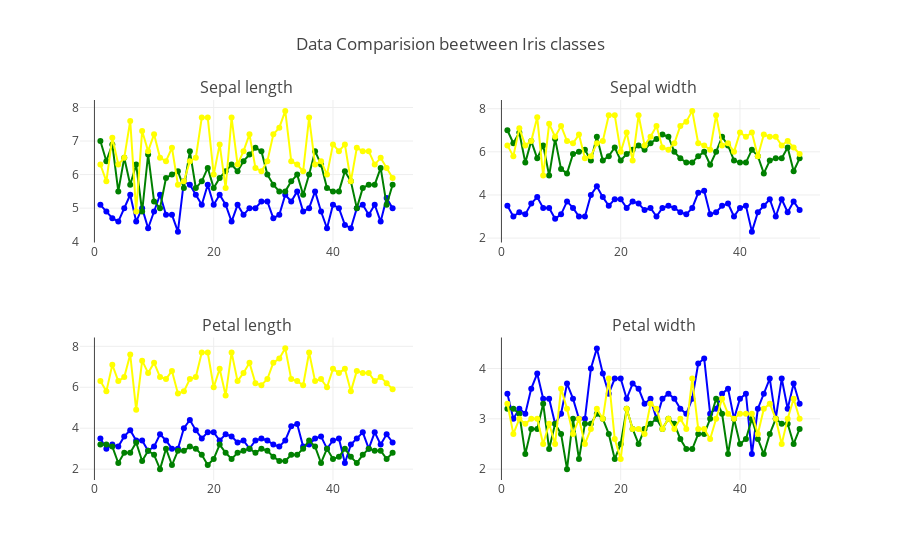

The notebook cell saved with this chart:
### Markdown cell above
## Data Visualisation

### Code cell
traces = []
colors = ["blue", "green", "yellow"]
for counter, col in enumerate(columns[:-1]):
    for i, color in zip(range(0, 150, 50), colors):
        traces.append(
            go.Scatter(
                x=np.linspace(1, 50),
                y=dataframe[i:i+50][col],
                legendgroup=dataframe.iloc[i]["Class"],
                name=dataframe.iloc[i]["Class"],
                mode="lines+markers",
                line=dict(
                    color=color
                ),
                showlegend=False
            )
        )

fig = tools.make_subplots(rows=2, cols=2, subplot_titles=columns[:-1])
coords = (
    (1, 1),
    (1, 2),
    (2, 1),
    (2, 2)
)
for cord, i in zip(coords, range(4)):
    for c in range(3):
        fig.append_trace(traces[i + c], cord[0], cord[1])
# dir(fig.layout)
fig['layout'].update(
    title='Data Comparision beetween Iris classes',
)
iplot(fig, filename='make-subplots-multiple-with-titles')

### Figure 1 — Plotly figure (JSON) as saved in the notebook; plotly's stock layout.template omitted (floating-point values rounded to 4 significant figures)
{"data": [{"legendgroup": "Iris-setosa", "line": {"color": "blue"}, "mode": "lines+markers", "name": "Iris-setosa", "showlegend": false, "type": "scatter", "uid": "2ab0178e-435d-4cac-90dd-225712c5e19d", "x": [1, 2, 3, 4, 5, 6, 7, 8, 9, 10, 11, 12, 13, 14, 15, 16, 17, 18, 19, 20, 21, 22, 23, 24, 25, 26, 27, 28, 29, 30, 31, 32, 33, 34, 35, 36, 37, 38, 39, 40, 41, 42, 43, 44, 45, 46, 47, 48, 49, 50], "xaxis": "x", "y": [5.1, 4.9, 4.7, 4.6, 5, 5.4, 4.6, 5, 4.4, 4.9, 5.4, 4.8, 4.8, 4.3, 5.8, 5.7, 5.4, 5.1, 5.7, 5.1, 5.4, 5.1, 4.6, 5.1, 4.8, 5, 5, 5.2, 5.2, 4.7, 4.8, 5.4, 5.2, 5.5, 4.9, 5, 5.5, 4.9, 4.4, 5.1, 5, 4.5, 4.4, 5, 5.1, 4.8, 5.1, 4.6, 5.3, 5], "yaxis": "y"}, {"legendgroup": "Iris-versicolor", "line": {"color": "green"}, "mode": "lines+markers", "name": "Iris-versicolor", "showlegend": false, "type": "scatter", "uid": "2f7584d9-e8cb-4ad8-8fe3-1bdd5c3a8de4", "x": [1, 2, 3, 4, 5, 6, 7, 8, 9, 10, 11, 12, 13, 14, 15, 16, 17, 18, 19, 20, 21, 22, 23, 24, 25, 26, 27, 28, 29, 30, 31, 32, 33, 34, 35, 36, 37, 38, 39, 40, 41, 42, 43, 44, 45, 46, 47, 48, 49, 50], "xaxis": "x", "y": [7, 6.4, 6.9, 5.5, 6.5, 5.7, 6.3, 4.9, 6.6, 5.2, 5, 5.9, 6, 6.1, 5.6, 6.7, 5.6, 5.8, 6.2, 5.6, 5.9, 6.1, 6.3, 6.1, 6.4, 6.6, 6.8, 6.7, 6, 5.7, 5.5, 5.5, 5.8, 6, 5.4, 6, 6.7, 6.3, 5.6, 5.5, 5.5, 6.1, 5.8, 5, 5.6, 5.7, 5.7, 6.2, 5.1, 5.7], "yaxis": "y"}, {"legendgroup": "Iris-virginica", "line": {"color": "yellow"}, "mode": "lines+markers", "name": "Iris-virginica", "showlegend": false, "type": "scatter", "uid": "f7b0c764-cc97-4c82-8de1-91d99cdb5bb1", "x": [1, 2, 3, 4, 5, 6, 7, 8, 9, 10, 11, 12, 13, 14, 15, 16, 17, 18, 19, 20, 21, 22, 23, 24, 25, 26, 27, 28, 29, 30, 31, 32, 33, 34, 35, 36, 37, 38, 39, 40, 41, 42, 43, 44, 45, 46, 47, 48, 49, 50], "xaxis": "x", "y": [6.3, 5.8, 7.1, 6.3, 6.5, 7.6, 4.9, 7.3, 6.7, 7.2, 6.5, 6.4, 6.8, 5.7, 5.8, 6.4, 6.5, 7.7, 7.7, 6, 6.9, 5.6, 7.7, 6.3, 6.7, 7.2, 6.2, 6.1, 6.4, 7.2, 7.4, 7.9, 6.4, 6.3, 6.1, 7.7, 6.3, 6.4, 6, 6.9, 6.7, 6.9, 5.8, 6.8, 6.7, 6.7, 6.3, 6.5, 6.2, 5.9], "yaxis": "y"}, {"legendgroup": "Iris-versicolor", "line": {"color": "green"}, "mode": "lines+markers", "name": "Iris-versicolor", "showlegend": false, "type": "scatter", "uid": "81da6b83-8d3b-4f6e-919a-c948921559f2", "x": [1, 2, 3, 4, 5, 6, 7, 8, 9, 10, 11, 12, 13, 14, 15, 16, 17, 18, 19, 20, 21, 22, 23, 24, 25, 26, 27, 28, 29, 30, 31, 32, 33, 34, 35, 36, 37, 38, 39, 40, 41, 42, 43, 44, 45, 46, 47, 48, 49, 50], "xaxis": "x2", "y": [7, 6.4, 6.9, 5.5, 6.5, 5.7, 6.3, 4.9, 6.6, 5.2, 5, 5.9, 6, 6.1, 5.6, 6.7, 5.6, 5.8, 6.2, 5.6, 5.9, 6.1, 6.3, 6.1, 6.4, 6.6, 6.8, 6.7, 6, 5.7, 5.5, 5.5, 5.8, 6, 5.4, 6, 6.7, 6.3, 5.6, 5.5, 5.5, 6.1, 5.8, 5, 5.6, 5.7, 5.7, 6.2, 5.1, 5.7], "yaxis": "y2"}, {"legendgroup": "Iris-virginica", "line": {"color": "yellow"}, "mode": "lines+markers", "name": "Iris-virginica", "showlegend": false, "type": "scatter", "uid": "35f9fec2-8ea1-4aa5-b7eb-53e59483519e", "x": [1, 2, 3, 4, 5, 6, 7, 8, 9, 10, 11, 12, 13, 14, 15, 16, 17, 18, 19, 20, 21, 22, 23, 24, 25, 26, 27, 28, 29, 30, 31, 32, 33, 34, 35, 36, 37, 38, 39, 40, 41, 42, 43, 44, 45, 46, 47, 48, 49, 50], "xaxis": "x2", "y": [6.3, 5.8, 7.1, 6.3, 6.5, 7.6, 4.9, 7.3, 6.7, 7.2, 6.5, 6.4, 6.8, 5.7, 5.8, 6.4, 6.5, 7.7, 7.7, 6, 6.9, 5.6, 7.7, 6.3, 6.7, 7.2, 6.2, 6.1, 6.4, 7.2, 7.4, 7.9, 6.4, 6.3, 6.1, 7.7, 6.3, 6.4, 6, 6.9, 6.7, 6.9, 5.8, 6.8, 6.7, 6.7, 6.3, 6.5, 6.2, 5.9], "yaxis": "y2"}, {"legendgroup": "Iris-setosa", "line": {"color": "blue"}, "mode": "lines+markers", "name": "Iris-setosa", "showlegend": false, "type": "scatter", "uid": "77b71456-a423-427c-b984-f587c2bae9dd", "x": [1, 2, 3, 4, 5, 6, 7, 8, 9, 10, 11, 12, 13, 14, 15, 16, 17, 18, 19, 20, 21, 22, 23, 24, 25, 26, 27, 28, 29, 30, 31, 32, 33, 34, 35, 36, 37, 38, 39, 40, 41, 42, 43, 44, 45, 46, 47, 48, 49, 50], "xaxis": "x2", "y": [3.5, 3, 3.2, 3.1, 3.6, 3.9, 3.4, 3.4, 2.9, 3.1, 3.7, 3.4, 3, 3, 4, 4.4, 3.9, 3.5, 3.8, 3.8, 3.4, 3.7, 3.6, 3.3, 3.4, 3, 3.4, 3.5, 3.4, 3.2, 3.1, 3.4, 4.1, 4.2, 3.1, 3.2, 3.5, 3.6, 3, 3.4, 3.5, 2.3, 3.2, 3.5, 3.8, 3, 3.8, 3.2, 3.7, 3.3], "yaxis": "y2"}, {"legendgroup": "Iris-virginica", "line": {"color": "yellow"}, "mode": "lines+markers", "name": "Iris-virginica", "showlegend": false, "type": "scatter", "uid": "5411be25-c13b-4a6a-95a8-245d980231af", "x": [1, 2, 3, 4, 5, 6, 7, 8, 9, 10, 11, 12, 13, 14, 15, 16, 17, 18, 19, 20, 21, 22, 23, 24, 25, 26, 27, 28, 29, 30, 31, 32, 33, 34, 35, 36, 37, 38, 39, 40, 41, 42, 43, 44, 45, 46, 47, 48, 49, 50], "xaxis": "x3", "y": [6.3, 5.8, 7.1, 6.3, 6.5, 7.6, 4.9, 7.3, 6.7, 7.2, 6.5, 6.4, 6.8, 5.7, 5.8, 6.4, 6.5, 7.7, 7.7, 6, 6.9, 5.6, 7.7, 6.3, 6.7, 7.2, 6.2, 6.1, 6.4, 7.2, 7.4, 7.9, 6.4, 6.3, 6.1, 7.7, 6.3, 6.4, 6, 6.9, 6.7, 6.9, 5.8, 6.8, 6.7, 6.7, 6.3, 6.5, 6.2, 5.9], "yaxis": "y3"}, {"legendgroup": "Iris-setosa", "line": {"color": "blue"}, "mode": "lines+markers", "name": "Iris-setosa", "showlegend": false, "type": "scatter", "uid": "3dbaafb9-4e5e-4feb-bc12-80b92a7c885a", "x": [1, 2, 3, 4, 5, 6, 7, 8, 9, 10, 11, 12, 13, 14, 15, 16, 17, 18, 19, 20, 21, 22, 23, 24, 25, 26, 27, 28, 29, 30, 31, 32, 33, 34, 35, 36, 37, 38, 39, 40, 41, 42, 43, 44, 45, 46, 47, 48, 49, 50], "xaxis": "x3", "y": [3.5, 3, 3.2, 3.1, 3.6, 3.9, 3.4, 3.4, 2.9, 3.1, 3.7, 3.4, 3, 3, 4, 4.4, 3.9, 3.5, 3.8, 3.8, 3.4, 3.7, 3.6, 3.3, 3.4, 3, 3.4, 3.5, 3.4, 3.2, 3.1, 3.4, 4.1, 4.2, 3.1, 3.2, 3.5, 3.6, 3, 3.4, 3.5, 2.3, 3.2, 3.5, 3.8, 3, 3.8, 3.2, 3.7, 3.3], "yaxis": "y3"}, {"legendgroup": "Iris-versicolor", "line": {"color": "green"}, "mode": "lines+markers", "name": "Iris-versicolor", "showlegend": false, "type": "scatter", "uid": "f6ff25f3-76a1-413f-a714-4b4035980ffc", "x": [1, 2, 3, 4, 5, 6, 7, 8, 9, 10, 11, 12, 13, 14, 15, 16, 17, 18, 19, 20, 21, 22, 23, 24, 25, 26, 27, 28, 29, 30, 31, 32, 33, 34, 35, 36, 37, 38, 39, 40, 41, 42, 43, 44, 45, 46, 47, 48, 49, 50], "xaxis": "x3", "y": [3.2, 3.2, 3.1, 2.3, 2.8, 2.8, 3.3, 2.4, 2.9, 2.7, 2, 3, 2.2, 2.9, 2.9, 3.1, 3, 2.7, 2.2, 2.5, 3.2, 2.8, 2.5, 2.8, 2.9, 3, 2.8, 3, 2.9, 2.6, 2.4, 2.4, 2.7, 2.7, 3, 3.4, 3.1, 2.3, 3, 2.5, 2.6, 3, 2.6, 2.3, 2.7, 3, 2.9, 2.9, 2.5, 2.8], "yaxis": "y3"}, {"legendgroup": "Iris-setosa", "line": {"color": "blue"}, "mode": "lines+markers", "name": "Iris-setosa", "showlegend": false, "type": "scatter", "uid": "2bbf518f-c652-4f9f-b525-a7be8f5c83d6", "x": [1, 2, 3, 4, 5, 6, 7, 8, 9, 10, 11, 12, 13, 14, 15, 16, 17, 18, 19, 20, 21, 22, 23, 24, 25, 26, 27, 28, 29, 30, 31, 32, 33, 34, 35, 36, 37, 38, 39, 40, 41, 42, 43, 44, 45, 46, 47, 48, 49, 50], "xaxis": "x4", "y": [3.5, 3, 3.2, 3.1, 3.6, 3.9, 3.4, 3.4, 2.9, 3.1, 3.7, 3.4, 3, 3, 4, 4.4, 3.9, 3.5, 3.8, 3.8, 3.4, 3.7, 3.6, 3.3, 3.4, 3, 3.4, 3.5, 3.4, 3.2, 3.1, 3.4, 4.1, 4.2, 3.1, 3.2, 3.5, 3.6, 3, 3.4, 3.5, 2.3, 3.2, 3.5, 3.8, 3, 3.8, 3.2, 3.7, 3.3], "yaxis": "y4"}, {"legendgroup": "Iris-versicolor", "line": {"color": "green"}, "mode": "lines+markers", "name": "Iris-versicolor", "showlegend": false, "type": "scatter", "uid": "e9bb8e5a-d71c-4d42-8f72-55e88176f3ae", "x": [1, 2, 3, 4, 5, 6, 7, 8, 9, 10, 11, 12, 13, 14, 15, 16, 17, 18, 19, 20, 21, 22, 23, 24, 25, 26, 27, 28, 29, 30, 31, 32, 33, 34, 35, 36, 37, 38, 39, 40, 41, 42, 43, 44, 45, 46, 47, 48, 49, 50], "xaxis": "x4", "y": [3.2, 3.2, 3.1, 2.3, 2.8, 2.8, 3.3, 2.4, 2.9, 2.7, 2, 3, 2.2, 2.9, 2.9, 3.1, 3, 2.7, 2.2, 2.5, 3.2, 2.8, 2.5, 2.8, 2.9, 3, 2.8, 3, 2.9, 2.6, 2.4, 2.4, 2.7, 2.7, 3, 3.4, 3.1, 2.3, 3, 2.5, 2.6, 3, 2.6, 2.3, 2.7, 3, 2.9, 2.9, 2.5, 2.8], "yaxis": "y4"}, {"legendgroup": "Iris-virginica", "line": {"color": "yellow"}, "mode": "lines+markers", "name": "Iris-virginica", "showlegend": false, "type": "scatter", "uid": "da177ed1-6a4d-495c-bfae-8e2f0f3decb9", "x": [1, 2, 3, 4, 5, 6, 7, 8, 9, 10, 11, 12, 13, 14, 15, 16, 17, 18, 19, 20, 21, 22, 23, 24, 25, 26, 27, 28, 29, 30, 31, 32, 33, 34, 35, 36, 37, 38, 39, 40, 41, 42, 43, 44, 45, 46, 47, 48, 49, 50], "xaxis": "x4", "y": [3.3, 2.7, 3, 2.9, 3, 3, 2.5, 2.9, 2.5, 3.6, 3.2, 2.7, 3, 2.5, 2.8, 3.2, 3, 3.8, 2.6, 2.2, 3.2, 2.8, 2.8, 2.7, 3.3, 3.2, 2.8, 3, 2.8, 3, 2.8, 3.8, 2.8, 2.8, 2.6, 3, 3.4, 3.1, 3, 3.1, 3.1, 3.1, 2.7, 3.2, 3.3, 3, 2.5, 3, 3.4, 3], "yaxis": "y4"}], "layout": {"annotations": [{"font": {"size": 16}, "showarrow": false, "text": "Sepal length", "x": 0.225, "xanchor": "center", "xref": "paper", "y": 1, "yanchor": "bottom", "yref": "paper"}, {"font": {"size": 16}, "showarrow": false, "text": "Sepal width", "x": 0.775, "xanchor": "center", "xref": "paper", "y": 1, "yanchor": "bottom", "yref": "paper"}, {"font": {"size": 16}, "showarrow": false, "text": "Petal length", "x": 0.225, "xanchor": "center", "xref": "paper", "y": 0.375, "yanchor": "bottom", "yref": "paper"}, {"font": {"size": 16}, "showarrow": false, "text": "Petal width", "x": 0.775, "xanchor": "center", "xref": "paper", "y": 0.375, "yanchor": "bottom", "yref": "paper"}], "title": {"text": "Data Comparision beetween Iris classes"}, "xaxis": {"anchor": "y", "domain": [0, 0.45]}, "xaxis2": {"anchor": "y2", "domain": [0.55, 1]}, "xaxis3": {"anchor": "y3", "domain": [0, 0.45]}, "xaxis4": {"anchor": "y4", "domain": [0.55, 1]}, "yaxis": {"anchor": "x", "domain": [0.625, 1]}, "yaxis2": {"anchor": "x2", "domain": [0.625, 1]}, "yaxis3": {"anchor": "x3", "domain": [0, 0.375]}, "yaxis4": {"anchor": "x4", "domain": [0, 0.375]}}}
